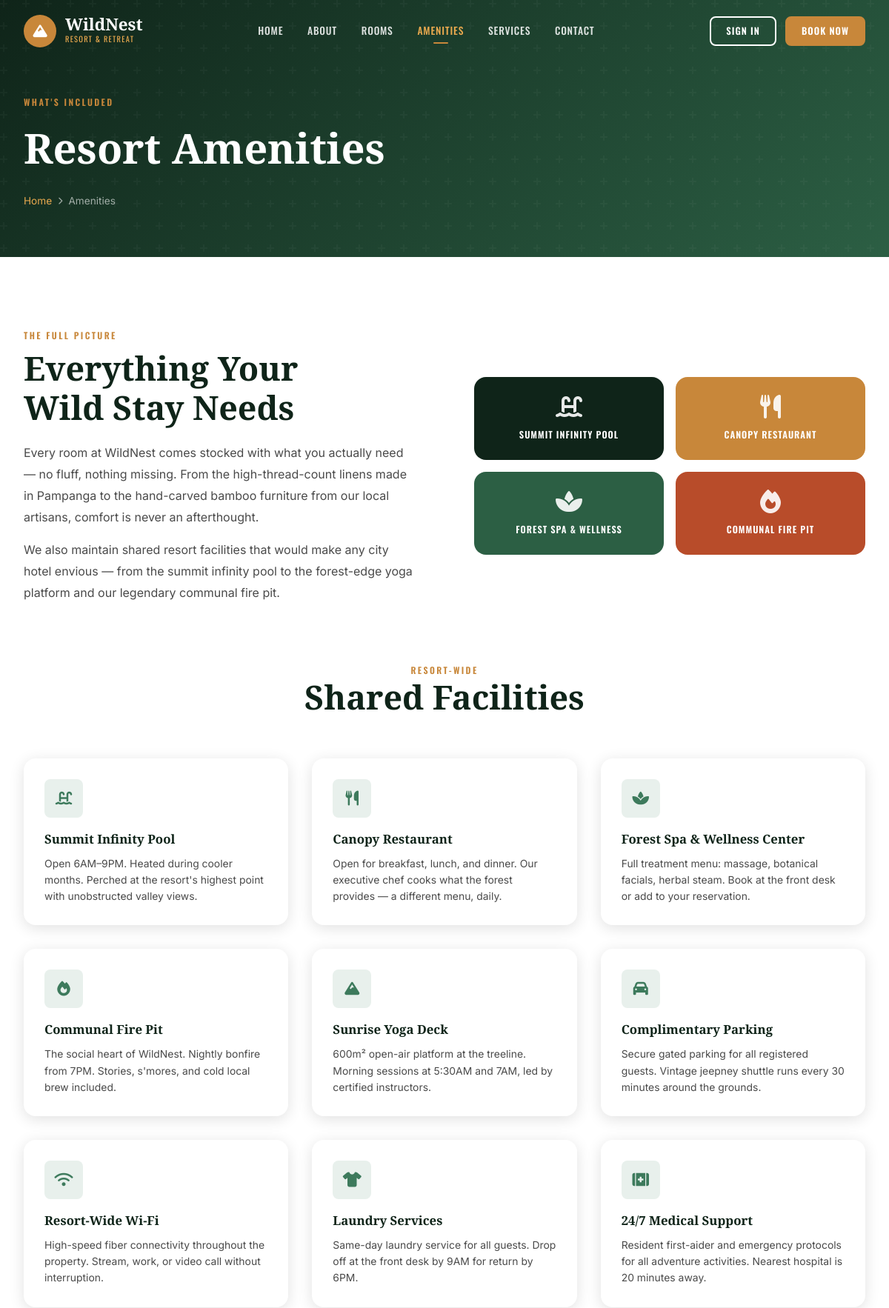
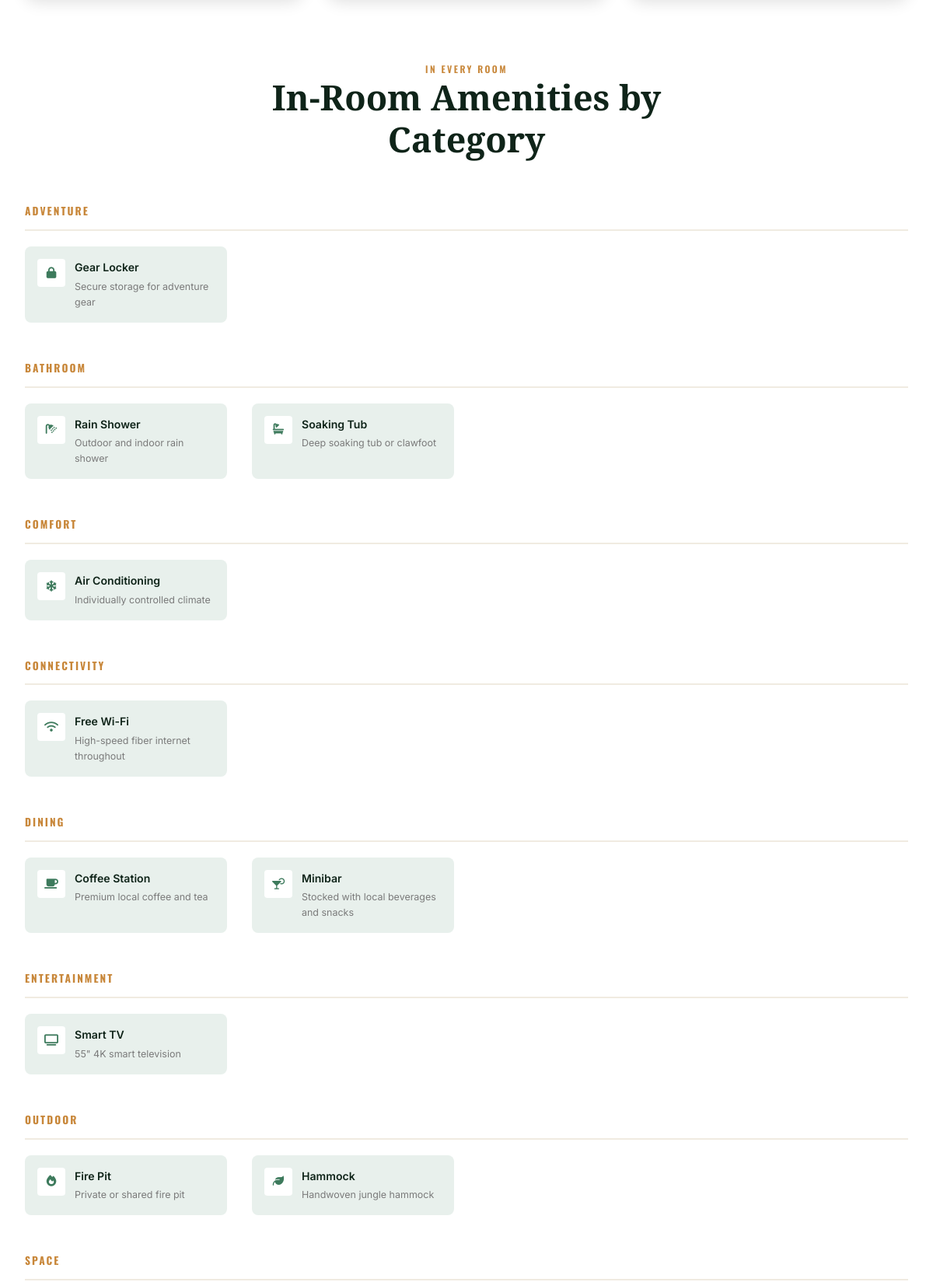
Screenshot of /amenities.php (upper part) with the database file from the repository (2 pictures, top to bottom).
### tables this page shows
CREATE TABLE IF NOT EXISTS amenities (
    id INT AUTO_INCREMENT PRIMARY KEY,
    name VARCHAR(100) NOT NULL,
    icon VARCHAR(100),
    category VARCHAR(50),
    description TEXT
);

### config.php (called while the page is built, shortened)
<?php
function isGuestLoggedIn() {
    return isset($_SESSION['guest_id']);
}
?>

### amenities.php (the view, shortened to what this page needs)
<?php
require_once __DIR__ . '/../includes/config.php';
$active_page = 'amenities';
include __DIR__ . '/../includes/header.php';
$db = getDB();
$amenities = $db->query("SELECT * FROM amenities ORDER BY category, name");
$by_cat = [];
while ($a = $amenities->fetch_assoc()) {
    $by_cat[$a['category']][] = $a;
}
?>
<div class="page-banner">
    <div class="page-banner-content">
        <div class="eyebrow">What's Included</div>
        <h1>Resort Amenities</h1>
        <div class="breadcrumb"><a href="<?= SITE_URL ?>/index.php">Home</a> <i class="fas fa-chevron-right fa-xs"></i> Amenities</div>
    </div>
</div>
<section class="section">
    <div class="container">
        <div style="display:grid;grid-template-columns:1fr 1fr;gap:5rem;align-items:center;margin-bottom:5rem">
            <div>
                <div class="eyebrow">The Full Picture</div>
                <h2 class="section-title" style="margin:.5rem 0 1.25rem">Everything Your<br>Wild Stay Needs</h2>
                <p style="font-size:1rem;color:var(--text-mid);line-height:1.8;margin-bottom:1rem">
                    Every room at WildNest comes stocked with what you actually need — no fluff, nothing missing. From the high-thread-count linens made in Pampanga to the hand-carved bamboo furniture from our local artisans, comfort is never an afterthought.
                </p>
                <p style="font-size:1rem;color:var(--text-mid);line-height:1.8">
                    We also maintain shared resort facilities that would make any city hotel envious — from the summit infinity pool to the forest-edge yoga platform and our legendary communal fire pit.
                </p>
            </div>
            <div style="display:grid;grid-template-columns:1fr 1fr;gap:1rem">
                <?php
                $highlights = [
                    ['fa-swimming-pool','Summit Infinity Pool','var(--jungle-dark)'],
                    ['fa-utensils','Canopy Restaurant','var(--ochre)'],
                    ['fa-spa','Forest Spa & Wellness','var(--jungle-mid)'],
                    ['fa-fire','Communal Fire Pit','var(--ember)'],
                ];
                foreach ($highlights as $h): ?>
                <div style="background:<?=$h[2]?>;border-radius:var(--radius-lg);padding:1.5rem;color:white;text-align:center">
                    <i class="fas <?=$h[0]?>" style="font-size:2rem;margin-bottom:.75rem;opacity:.9"></i>
                    <div style="font-family:var(--font-head);font-size:.78rem;letter-spacing:.08em;text-transform:uppercase;font-weight:600"><?=$h[1]?></div>
                </div>
                <?php endforeach; ?>
            </div>
        </div>
        <div class="section-header center">
            <div class="eyebrow">Resort-Wide</div>
            <h2 class="section-title">Shared Facilities</h2>
        </div>
        <div class="grid-3" style="margin-bottom:5rem">
            <?php
            $facilities = [
                ['fa-swimming-pool','Summit Infinity Pool','Open 6AM–9PM. Heated during cooler months. Perched at the resort\'s highest point with unobstructed valley views.'],
                ['fa-utensils','Canopy Restaurant','Open for breakfast, lunch, and dinner. Our executive chef cooks what the forest provides — a different menu, daily.'],
                ['fa-spa','Forest Spa & Wellness Center','Full treatment menu: massage, botanical facials, herbal steam. Book at the front desk or add to your reservation.'],
                ['fa-fire','Communal Fire Pit','The social heart of WildNest. Nightly bonfire from 7PM. Stories, s\'mores, and cold local brew included.'],
                ['fa-mountain','Sunrise Yoga Deck','600m² open-air platform at the treeline. Morning sessions at 5:30AM and 7AM, led by certified instructors.'],
                ['fa-car','Complimentary Parking','Secure gated parking for all registered guests. Vintage jeepney shuttle runs every 30 minutes around the grounds.'],
                ['fa-wifi','Resort-Wide Wi-Fi','High-speed fiber connectivity throughout the property. Stream, work, or video call without interruption.'],
                ['fa-tshirt','Laundry Services','Same-day laundry service for all guests. Drop off at the front desk by 9AM for return by 6PM.'],
                ['fa-first-aid','24/7 Medical Support','Resident first-aider and emergency protocols for all adventure activities. Nearest hospital is 20 minutes away.'],
            ];
            foreach ($facilities as $f): ?>
            <div class="card" style="padding:1.75rem">
                <div style="width:52px;height:52px;background:var(--mist);border-radius:var(--radius);display:flex;align-items:center;justify-content:center;font-size:1.25rem;color:var(--canopy);margin-bottom:1rem">
                    <i class="fas <?=$f[0]?>"></i>
                </div>
                <h4 style="font-family:var(--font-display);font-size:1.05rem;font-weight:700;color:var(--jungle-dark);margin-bottom:.5rem"><?=$f[1]?></h4>
                <p style="font-size:.87rem;color:var(--text-mid);line-height:1.6"><?=$f[2]?></p>
            </div>
            <?php endforeach; ?>
        </div>
        <?php if (!empty($by_cat)): ?>
        <div class="section-header center">
            <div class="eyebrow">In Every Room</div>
            <h2 class="section-title">In-Room Amenities by Category</h2>
        </div>
        <div style="display:flex;flex-direction:column;gap:3rem">
            <?php foreach ($by_cat as $cat => $amenity_list): ?>
            <div>
                <h3 style="font-family:var(--font-head);font-size:.85rem;letter-spacing:.15em;text-transform:uppercase;color:var(--ochre);font-weight:700;margin-bottom:1.25rem;padding-bottom:.75rem;border-bottom:2px solid var(--stone)">
                    <?= htmlspecialchars($cat) ?>
                </h3>
                <div class="grid-4">
                    <?php foreach ($amenity_list as $a): ?>
                    <div style="display:flex;align-items:flex-start;gap:.75rem;padding:1rem;background:var(--mist);border-radius:var(--radius)">
                        <div style="width:36px;height:36px;background:var(--white);border-radius:var(--radius-sm);display:flex;align-items:center;justify-content:center;font-size:.9rem;color:var(--canopy);flex-shrink:0">
                            <i class="fas <?= htmlspecialchars($a['icon'] ?? 'fa-check') ?>"></i>
                        </div>
                        <div>
                            <div style="font-weight:600;font-size:.88rem;color:var(--jungle-dark)"><?= htmlspecialchars($a['name']) ?></div>
                            <?php if ($a['description']): ?>
                            <div style="font-size:.78rem;color:var(--text-light);margin-top:.2rem"><?= htmlspecialchars($a['description']) ?></div>
                            <?php endif; ?>
                        </div>
                    </div>
                    <?php endforeach; ?>
                </div>
            </div>
            <?php endforeach; ?>
        </div>
        <?php endif; ?>
    </div>
</section>
<?php include __DIR__ . '/../includes/footer.php'; ?>

### header.php (shortened to what this page needs)
<!DOCTYPE html>
<html lang="en">
<head>
    <link rel="stylesheet" href="https://cdnjs.cloudflare.com/ajax/libs/font-awesome/6.4.0/css/all.min.css">
    <link rel="stylesheet" href="<?= SITE_URL ?>/assets/css/style.css">
</head>
<body>
<nav class="navbar" id="mainNav">
    <div class="navbar-inner">
        <a href="<?= SITE_URL ?>/index.php" class="navbar-brand">
            <div class="navbar-logo"><i class="fas fa-mountain"></i></div>
            <div>
                <div class="navbar-name">WildNest</div>
                <div class="navbar-tagline">Resort & Retreat</div>
            </div>
        </a>
        <ul class="navbar-nav" id="navMenu">
            <li><a href="<?= SITE_URL ?>/index.php" class="nav-link <?= $active_page==='home'?'active':'' ?>">Home</a></li>
            <li><a href="<?= SITE_URL ?>/guest/about.php" class="nav-link <?= $active_page==='about'?'active':'' ?>">About</a></li>
            <li><a href="<?= SITE_URL ?>/guest/rooms.php" class="nav-link <?= $active_page==='rooms'?'active':'' ?>">Rooms</a></li>
            <li><a href="<?= SITE_URL ?>/guest/amenities.php" class="nav-link <?= $active_page==='amenities'?'active':'' ?>">Amenities</a></li>
            <li><a href="<?= SITE_URL ?>/guest/services.php" class="nav-link <?= $active_page==='services'?'active':'' ?>">Services</a></li>
            <li><a href="<?= SITE_URL ?>/guest/contact.php" class="nav-link <?= $active_page==='contact'?'active':'' ?>">Contact</a></li>
        </ul>
        <div class="navbar-actions">
            <?php if (isGuestLoggedIn()): ?>
                <a href="<?= SITE_URL ?>/guest/bookings.php" class="btn btn-secondary btn-sm">
                    <i class="fas fa-calendar"></i> My Bookings
                </a>
                <a href="<?= SITE_URL ?>/guest/logout.php" class="btn btn-primary btn-sm">
                    <i class="fas fa-sign-out-alt"></i> Logout
                </a>
            <?php else: ?>
                <a href="<?= SITE_URL ?>/guest/login.php" class="btn btn-secondary btn-sm">Sign In</a>
                <a href="<?= SITE_URL ?>/guest/register.php" class="btn btn-primary btn-sm">Book Now</a>
            <?php endif; ?>
        </div>
    </div>
</nav>

### footer.php (shortened to what this page needs)
</body>
</html>

### rows the page displays
amenities: name "Gear Locker", description "Secure storage for adventure gear"
amenities: name "Rain Shower", description "Outdoor and indoor rain shower"
amenities: name "Soaking Tub", description "Deep soaking tub or clawfoot"
amenities: name "Air Conditioning", description "Individually controlled climate"
amenities: name "Free Wi-Fi", description "High-speed fiber internet throughout"
amenities: name "Coffee Station", description "Premium local coffee and tea"
amenities: name "Minibar", description "Stocked with local beverages and snacks"
amenities: name "Smart TV", description "55\" 4K smart television"
amenities: name "Fire Pit", description "Private or shared fire pit"
amenities: name "Hammock", description "Handwoven jungle hammock"

### other values shown
$h[1] "SUMMIT INFINITY POOL"
$h[1] "CANOPY RESTAURANT"
$h[1] "FOREST SPA & WELLNESS"
$h[1] "COMMUNAL FIRE PIT"
$f[1] "Summit Infinity Pool"
$f[2] "Open 6AM–9PM. Heated during cooler months. Perched at the resort's highest point with unobstructed valley views."
$f[1] "Canopy Restaurant"
$f[2] "Open for breakfast, lunch, and dinner. Our executive chef cooks what the forest provides — a different menu, daily."
$f[1] "Forest Spa & Wellness Center"
$f[2] "Full treatment menu: massage, botanical facials, herbal steam. Book at the front desk or add to your reservation."
$f[1] "Communal Fire Pit"
$f[2] "The social heart of WildNest. Nightly bonfire from 7PM. Stories, s'mores, and cold local brew included."
$f[1] "Sunrise Yoga Deck"
$f[2] "600m² open-air platform at the treeline. Morning sessions at 5:30AM and 7AM, led by certified instructors."
$f[1] "Complimentary Parking"
